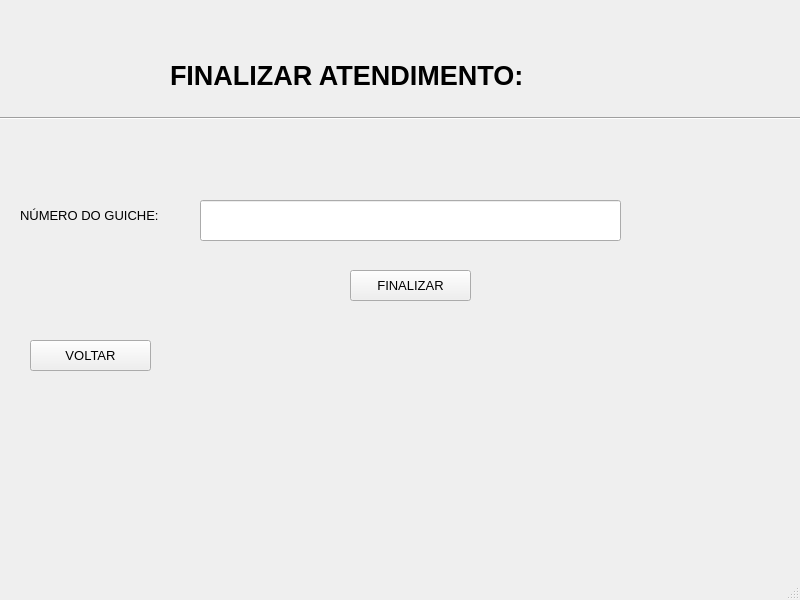
<?xml version="1.0" encoding="UTF-8"?>
<ui version="4.0">
 <class>MainWindow</class>
 <widget class="QMainWindow" name="MainWindow">
  <property name="geometry">
   <rect>
    <x>0</x>
    <y>0</y>
    <width>800</width>
    <height>600</height>
   </rect>
  </property>
  <property name="font">
   <font>
    <pointsize>10</pointsize>
   </font>
  </property>
  <property name="windowTitle">
   <string>MainWindow</string>
  </property>
  <property name="animated">
   <bool>true</bool>
  </property>
  <widget class="QWidget" name="centralwidget">
   <widget class="QLabel" name="label">
    <property name="geometry">
     <rect>
      <x>170</x>
      <y>50</y>
      <width>471</width>
      <height>51</height>
     </rect>
    </property>
    <property name="font">
     <font>
      <pointsize>20</pointsize>
      <weight>75</weight>
      <bold>true</bold>
     </font>
    </property>
    <property name="frameShape">
     <enum>QFrame::NoFrame</enum>
    </property>
    <property name="text">
     <string>FINALIZAR ATENDIMENTO: </string>
    </property>
    <property name="textFormat">
     <enum>Qt::AutoText</enum>
    </property>
    <property name="alignment">
     <set>Qt::AlignLeading|Qt::AlignLeft|Qt::AlignVCenter</set>
    </property>
   </widget>
   <widget class="QPushButton" name="pushButton">
    <property name="geometry">
     <rect>
      <x>350</x>
      <y>270</y>
      <width>121</width>
      <height>31</height>
     </rect>
    </property>
    <property name="text">
     <string>FINALIZAR</string>
    </property>
   </widget>
   <widget class="QPushButton" name="pushButton_2">
    <property name="geometry">
     <rect>
      <x>30</x>
      <y>340</y>
      <width>121</width>
      <height>31</height>
     </rect>
    </property>
    <property name="text">
     <string>VOLTAR</string>
    </property>
   </widget>
   <widget class="Line" name="line">
    <property name="geometry">
     <rect>
      <x>0</x>
      <y>110</y>
      <width>801</width>
      <height>16</height>
     </rect>
    </property>
    <property name="orientation">
     <enum>Qt::Horizontal</enum>
    </property>
   </widget>
   <widget class="QLineEdit" name="lineEdit">
    <property name="geometry">
     <rect>
      <x>200</x>
      <y>200</y>
      <width>421</width>
      <height>41</height>
     </rect>
    </property>
   </widget>
   <widget class="QLabel" name="label_2">
    <property name="geometry">
     <rect>
      <x>20</x>
      <y>190</y>
      <width>171</width>
      <height>51</height>
     </rect>
    </property>
    <property name="text">
     <string>NÚMERO DO GUICHE:</string>
    </property>
   </widget>
  </widget>
  <widget class="QMenuBar" name="menubar">
   <property name="geometry">
    <rect>
     <x>0</x>
     <y>0</y>
     <width>800</width>
     <height>26</height>
    </rect>
   </property>
  </widget>
  <widget class="QStatusBar" name="statusbar"/>
 </widget>
 <resources/>
 <connections/>
</ui>
